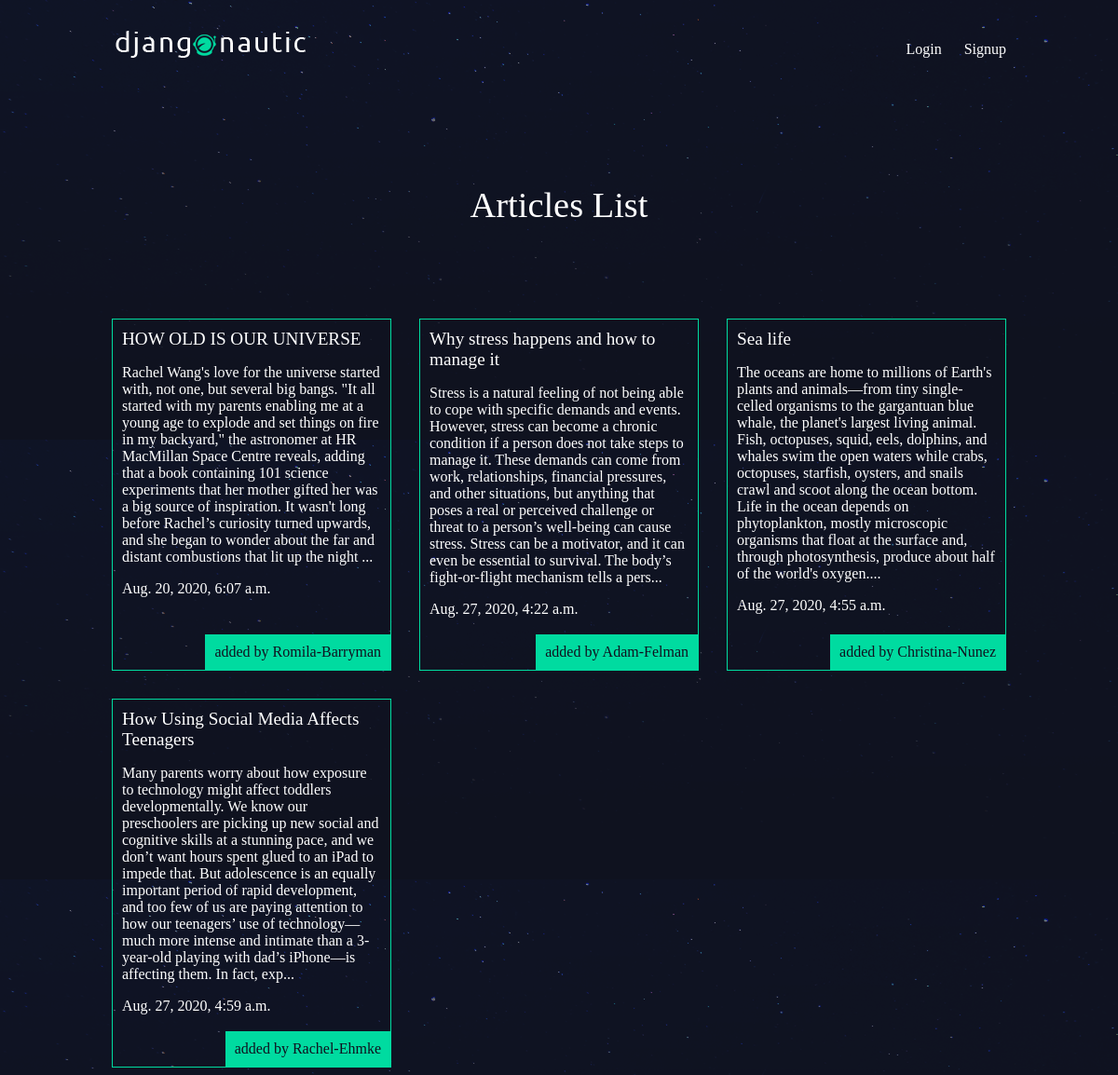
The app's page /articles/ with its own data.
### articles/models.py (models this page shows, shortened)
class Article(models.Model):
    title= models.CharField(max_length=100)
    slug = models.SlugField()
    body= models.TextField()
    date = models.DateTimeField(auto_now_add=True)
    thumb = models.ImageField(default='default.jpg',blank=True)
    author=models.ForeignKey(User,default=None,on_delete=models.CASCADE,)
    def snippet(self):
        return self.body [:500]+'...'

### articles/views.py (the view)
# urls.py: path('',views.article_list,name='list'),
def article_list(request):
    articles = Article.objects.all().order_by('date')
    return render(request,'articles/article_list.html', {'articles':articles})

### articles/templates/articles/article_list.html
{% extends 'base_layout.html' %}
{%block content%}
    <h1>Articles List</h1>
    <div class="articles">
      {% for article in articles %}
      <div class="article">
        <h2><a href=" {% url 'articles:detail' slug=article.slug %}">{{article.title}}</a></h2>
        <p>{{article.snippet}}</p>
        <p>{{article.date}}</p>
        <p class="author">added by {{article.author.username}}</p>
      </div>
      {% endfor %}
    </div>
{%endblock%}

### templates/base_layout.html (shortened to what this page needs)
{% load static  %}
<!DOCTYPE html>
<html lang="en" dir="ltr">
<head>
  <link rel="stylesheet" href="{% static 'styles.css' %}">
</head>
<body>
  <header class="wrapper">
    <h1><a href="{%url 'home' %}"> <img src="{%static 'logo.png' %}" alt="djangonautic" /> </a></h1>
    <nav>
      <ul>
        {% if user.is_authenticated %}
        <li>
          <form class="logout-link" action="{% url 'accounts:logout' %}" method="post">
            {% csrf_token%}
            <button type="submit">Logout</button>
          </form>
        </li>
        <li><a href="{% url 'articles:create' %}" class="highlight">new Article</a></li>
        {% else %}
        <li><a href="{% url 'accounts:login' %}">Login</a></li>
        <li><a href="{% url 'accounts:signup' %}">Signup</a></li>
        {% endif %}
      </ul>
    </nav>
  </header>
  <div class="wrapper">
    {% block content %}
    {% endblock %}
  </div>
</body>
</html>

### assets/styles.css (style rules this page uses)
body { background-color: #0f121f; background-image: url(/static/stars.png); color: #fff; }
body * { font-family: Ubuntu; }
h1, h2, h3, h4, h5 { font-weight: normal; margin: 0; }
a, a:hover, a:visited { color: #fff; text-decoration: none; }
.wrapper { max-width: 960px; margin: 0 auto; }
div.wrapper h1 { text-align: center; margin: 100px auto; font-size: 2.4em; }
header { display: grid; grid-template-columns: 1fr 1fr; padding: 20px 0; }
nav { justify-self: end; }
nav li { display: inline-block; list-style-type: none; margin-left: 20px; }
.articles { display: grid; grid-template-columns: 1fr 1fr 1fr; grid-gap: 30px; }
.article { padding: 10px; border: 1px solid #00dba0; position: relative; padding-bottom: 40px; }
.article h2 { font-size: 1.2em; }
.article .author { padding: 10px; background: #00dba0; position: absolute; right: 0; bottom: 0; margin: 0; color: #0f121f; }

### records on screen
Article: title "HOW OLD IS OUR UNIVERSE", snippet "Rachel Wang's love for the universe started with, not one, but several big bangs. \"It all started with my parents enabling me at a young age to explode and set things on fire in my backyard,\" the astronomer at HR MacMillan Space Centre reveals, adding that a book containing 101 science experiments that her mother gifted her was a big source of inspiration. It wasn't long before Rachel’s curiosity turned upwards, and she began to wonder about the far and distant combustions that lit up the night ...", date "Aug. 20, 2020, 6:07 a.m.", author.username "Romila-Barryman"
Article: title "Why stress happens and how to manage it", snippet "Stress is a natural feeling of not being able to cope with specific demands and events. However, stress can become a chronic condition if a person does not take steps to manage it. These demands can come from work, relationships, financial pressures, and other situations, but anything that poses a real or perceived challenge or threat to a person’s well-being can cause stress. Stress can be a motivator, and it can even be essential to survival. The body’s fight-or-flight mechanism tells a pers...", date "Aug. 27, 2020, 4:22 a.m.", author.username "Adam-Felman"
Article: title "Sea life", snippet "The oceans are home to millions of Earth's plants and animals—from tiny single-celled organisms to the gargantuan blue whale, the planet's largest living animal. Fish, octopuses, squid, eels, dolphins, and whales swim the open waters while crabs, octopuses, starfish, oysters, and snails crawl and scoot along the ocean bottom. Life in the ocean depends on phytoplankton, mostly microscopic organisms that float at the surface and, through photosynthesis, produce about half of the world's oxygen....", date "Aug. 27, 2020, 4:55 a.m.", author.username "Christina-Nunez"
Article: title "How Using Social Media Affects Teenagers", snippet "Many parents worry about how exposure to technology might affect toddlers developmentally. We know our preschoolers are picking up new social and cognitive skills at a stunning pace, and we don’t want hours spent glued to an iPad to impede that. But adolescence is an equally important period of rapid development, and too few of us are paying attention to how our teenagers’ use of technology—much more intense and intimate than a 3-year-old playing with dad’s iPhone—is affecting them. In fact, exp...", date "Aug. 27, 2020, 4:59 a.m.", author.username "Rachel-Ehmke"
